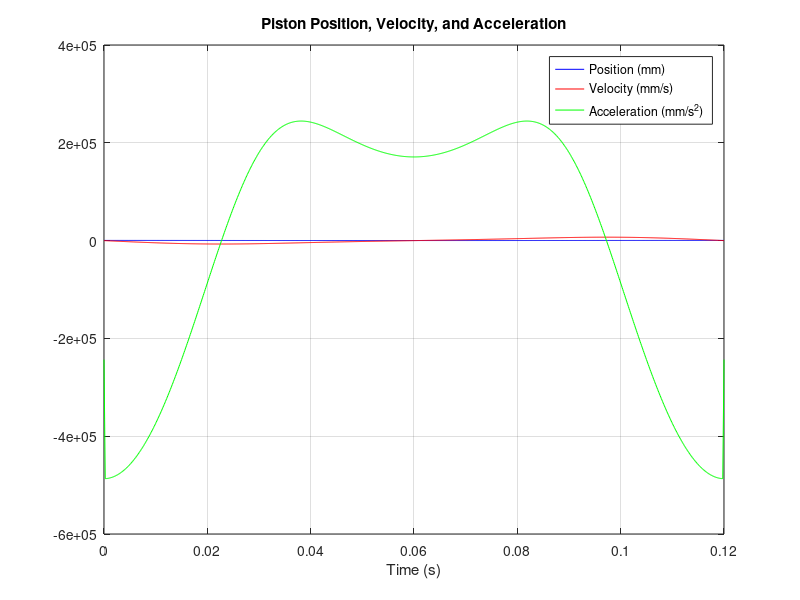

MATLAB code to generate this figure:
% piston-rod-crank

r = 120; l = 250; rpm = 500; omega = 2 * pi * rpm / 60;
t = linspace(0, 2*pi/omega, 1000);
theta = omega * t;

x = r * cos(theta) + sqrt(l^2 - (r * sin(theta)).^2);
v = gradient(x) ./ gradient(t);  % Vel- derivative of posn wrt time
a = gradient(v) ./ gradient(t);  % Acc- derivative of vel wrt time

plot(t, x, 'b', t, v, 'r', t, a, 'g');
legend('Position (mm)', 'Velocity (mm/s)', 'Acceleration (mm/s^2)');
xlabel('Time (s)'); grid on; title('Piston Position, Velocity, and Acceleration');

